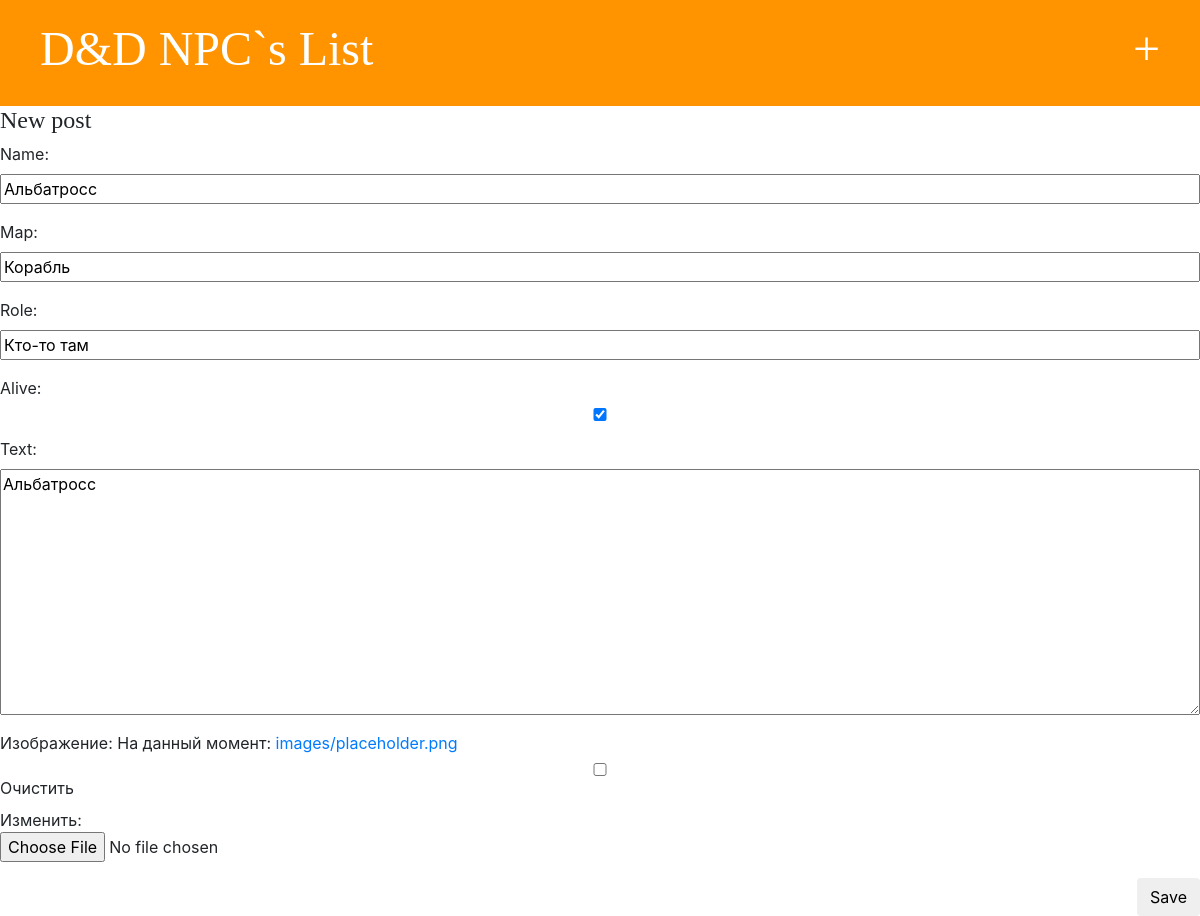
The app's page /post/5/edit/ with its own data.
### NPC/models.py (models this page shows, shortened)
class Person(models.Model):
    name = models.CharField(max_length=50)
    text = models.TextField()
    icon = models.ImageField(null=False, default="images/placeholder.png", blank=True, upload_to="images", verbose_name='Изображение')
    role = models.CharField(max_length=50, default="")
    map = models.CharField(max_length=50, default="")
    created_date = models.DateTimeField(default=timezone.now)
    alive = models.BooleanField(default="True")

### NPC/views.py (the view)
# urls.py: path('post/<int:pk>/edit/', views.post_edit, name='post_edit'),
def post_edit(request, pk):
    post = get_object_or_404(Person, id=pk)
    if request.method == "POST":
        form = PersonForm(request.POST, instance=post)
        if form.is_valid():
            post = form.save(commit=False)
            post.published_date = timezone.now()
            post.save()
            return redirect('get_npc_id', npcid=post.pk)
    else:
        form = PersonForm(instance=post)
    return render(request, 'npc/post_edit.html', {'form': form})

### NPC/forms.py
class PersonForm(forms.ModelForm):
    class Meta:
        model = Person
        fields = ('name', 'map', 'role', 'alive', 'text', 'icon')

### templates/npc/post_edit.html
{% extends 'base.html' %}
{% block content %}
    <h1>New post</h1>
    <div class="main">
        <form method="POST" class="post-form">{% csrf_token %}
            {{ form.as_p }}
            <button type="submit" class="save btn btn-default">Save</button>
        </form>
    </div>
{% endblock %}

### NPC/static/css/npc.css (style rules this page uses)
h1, h2, h3, h4 { font-family: 'Lobster', cursive; font-size: 18pt; }
.save { float: right; }
.post-form textarea, .post-form input { width: 100%; }

### records on screen
Person: name "Альбатросс", map "Корабль", role "Кто-то там", alive "☑", text "Альбатросс"
